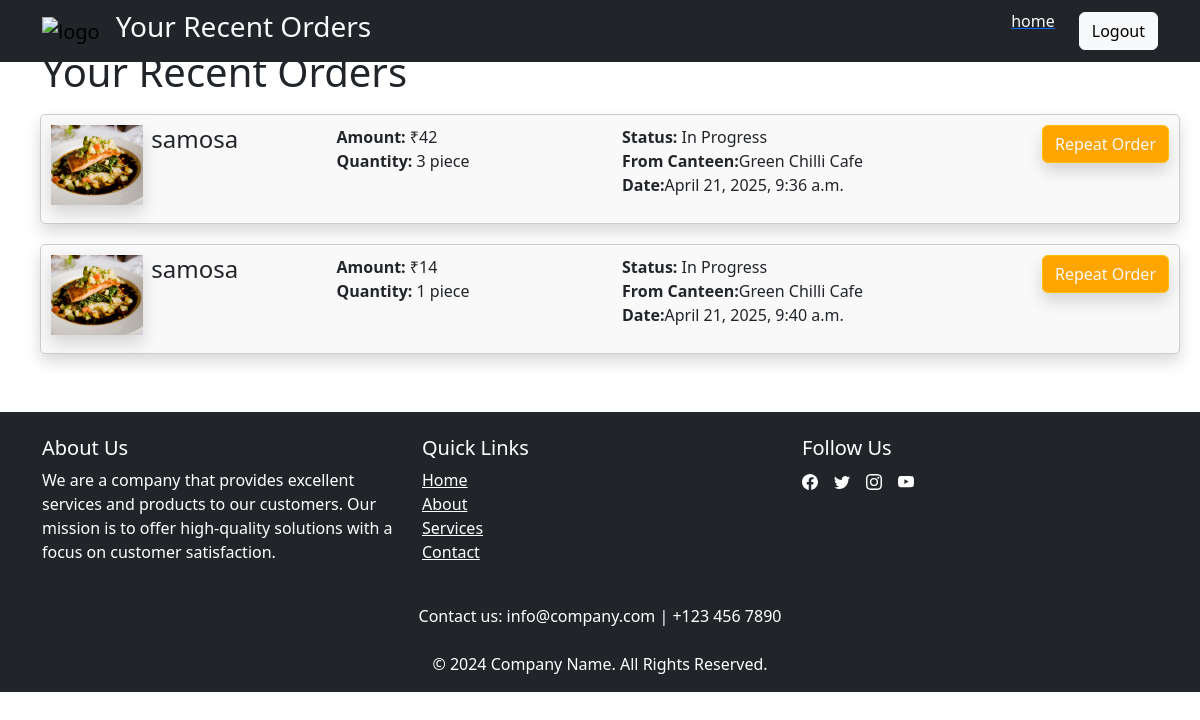
The app's page /cankiet/orders/ with its own data.
### cankiet/models.py (models this page shows, shortened)
class Order(models.Model):
    st=[
        ('Rejected','rejected'),
        ('In Progress','in-progress'),
        ('Compeleted','completed'),
    ]
    razorpay_order_id = models.CharField(max_length=100, blank=True, null=True)
    payment_id = models.CharField(max_length=100, blank=True, null=True)
    payment_signature = models.CharField(max_length=100, blank=True, null=True)
    is_paid = models.BooleanField(default=False)
    o_no = models.CharField(max_length=30)  # Auto-incrementing primary key
    o_date = models.DateTimeField(default=now)  # Automatically stores current date and time
    c_no = models.ForeignKey(Canteen, on_delete=models.CASCADE)  # Foreign key to Canteen table
    item = models.ForeignKey(Items, on_delete=models.CASCADE)  # Single-valued attribute (ForeignKey to Item)
    quantity = models.IntegerField(default=1)  # Quantity of the item in the order
    total_amount = models.IntegerField(default=0)  # Store the total amount
    status=models.CharField(max_length=11,choices=st,default='In Progress')

class Items(models.Model):
    i_no=models.CharField(max_length=12,primary_key=True)
    item=models.CharField(max_length=20)
    i_image=models.ImageField(upload_to='images/',blank=True)
    price=models.IntegerField()
    c_no=models.CharField(max_length=12)
    availability=models.CharField(max_length=1)

class Canteen(models.Model):
    c_no=models.CharField(max_length=2,primary_key=True,)
    c_name=models.CharField(max_length=20)

### cankiet/views.py (the view)
# urls.py: path('orders/',views.orders, name='orders'),
def orders(request):
    orders=Order.objects.all()
    user=User.objects.all()
    items=Items.objects.all()
    return render(request, 'cankiet/orders.html', {'user': user,'items':items,'order':orders})

### cankiet/templates/cankiet/orders.html (shortened to what this page needs)
{% load static %}
<!DOCTYPE html>
<html>
<head>
    <link href="https://cdn.jsdelivr.net/npm/bootstrap@5.3.0/dist/css/bootstrap.min.css" rel="stylesheet">
</head>
<body>
      <nav class="navbar navbar-expand-lg navbar-light text-light bg-dark fixed-top">
        <div class="container">
            <a class="navbar-brand" href="#"><img src="{% static 'images/cankiet_logo.png' %}"  height="60px" alt="logo" class="img-responsive"></a>
            <h3 class="text-light"> Your Recent Orders</h3>
            <div class="collapse navbar-collapse" id="navbarNav">
                <ul class="navbar-nav ms-auto">
                    <li class="nav-item mb-0 me-4 ">
                        <h6>{{request.session.user.name }} &nbsp; {{request.session.user.u_id}}</h6>
                    </li>
                    <li class="nav-item mb-0 me-4">
                        <a class="" href="#"><h6 class="text-light">home</h6></a>
                    </li>
                    <li class="nav-item mb-0 mt-0">
                        <a class="btn btn-light text-warm" href="{% url 'logout'%}">Logout</a>
                    </li>
                </ul>
            </div>
        </div>
    </nav>
  <div class="container ">
    <div class="row ">
    <h1 class="mt-5">Your Recent Orders</h1>
        {% for ord in order %}
            <div class="item-card  shadow">
              <div class="row">
                <div class="col col-md-3 col-sm-1 d-flex">
                <img src="{{ord.item.i_image.url}}" class="shadow" height="80px" alt="">
                <h4 class="ms-2">{{ ord.item.item }}</h4>
                </div>
                <div class="col col-md-3 col-sm-1">
                <p class=""><strong>Amount:</strong> ₹{{ ord.total_amount }}<br> <strong>Quantity:</strong> {{ ord.quantity }} piece</p>
                </div>
                <div class="col col-md-3 col-sm-1">
                <p class=""><strong>Status:</strong> {{ord.status}} <br> <strong>From Canteen:</strong>{{ord.c_no.c_name}} <br><strong>Date:</strong>{{ord.o_date}}</p>
                </div>
                <div class="col col-md-3 col-sm-1 text-end">
                <form method="post" action="">
                    <button type="submit" class="btn btn-2 btn-warning text-light ms-4 shadow ">Repeat Order</button>
                </form>
                </div>
              </div>
            </div>
        {% endfor %}
    </div>
  </div>
<footer class="bg-dark text-white pt-4 pb-2 mt-5">
  <div class="container">
    <div class="row">
      <div class="col-md-4">
        <h5>About Us</h5>
        <p>
          We are a company that provides excellent services and products to our customers. Our mission is to offer high-quality solutions with a focus on customer satisfaction.
        </p>
      </div>
      <div class="col-md-4">
        <h5>Quick Links</h5>
        <ul class="list-unstyled">
          <li><a href="#"class="text-white">Home</a></li>
          <li><a href="#" class="text-white">About</a></li>
          <li><a href="#" class="text-white">Services</a></li>
          <li><a href="#" class="text-white">Contact</a></li>
        </ul>
      </div>
      <div class="col-md-4">
        <h5>Follow Us</h5>
        <ul class="list-unstyled d-flex">
          <li class="me-3">
            <a href="#" class="text-white"></i></a>
          </li>
          <li class="me-3">
            <a href="#" class="text-white"></i></a>
          </li>
          <li class="me-3">
            <a href="#" class="text-white"></i></a>
          </li>
          <li class="me-3">
              <a href="#" class="text-white"></i></a>
          </li>
        </ul>
      </div>
    </div>
    <div class="row mt-4">
      <div class="col-12 text-center">
        <p>Contact us: info@company.com | +123 456 7890</p>
      </div>
    </div>
  </div>
  <div class="bg-dark text-center text-white py-2">
    <p class="mb-0">&copy; 2024 Company Name. All Rights Reserved.</p>
  </div>
</footer>
</body>
</html>

### cankiet/templates/cankiet/orders.html (style rules this page uses)
.navbar { background-color: #333; color: white; padding: 10px; text-align: right; }
.item-card { border: 1px solid #ccc; padding: 10px; margin: 10px; border-radius: 5px; background-color: #f9f9f9; }
.btn-2 { background-color: orange; }

### records on screen
Order: item.i_image (picture), item.item "samosa", total_amount "42", quantity "3", status "In Progress", c_no.c_name "Green Chilli Cafe", o_date "April 21, 2025, 9:36 a.m."
Order: item.i_image (picture), item.item "samosa", total_amount "14", quantity "1", status "In Progress", c_no.c_name "Green Chilli Cafe", o_date "April 21, 2025, 9:40 a.m."
